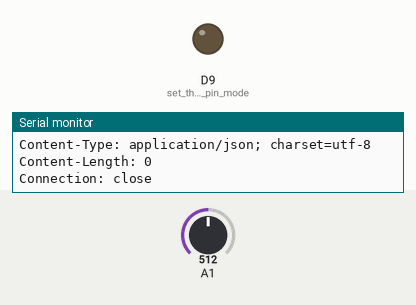
A sketch run on a simulated Arduino MKR. Parts: output pins drawn as LEDs (lit = HIGH), the last lines printed to the serial monitor. The test bench sets the inputs (shaded band); at power-on: A1 = 512. WiFi joins after 1.5 s; servers stay silent unless stated; uploads are accepted with an empty reply.

Above: at 12.7 s.
12.8 s: A1 set to 354
23.5 s: A1 set to 325
At 33.6 s:
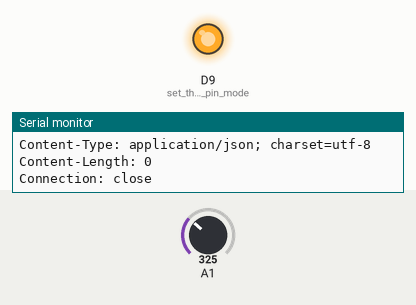
34.3 s: A1 set to 511
At 43.9 s:
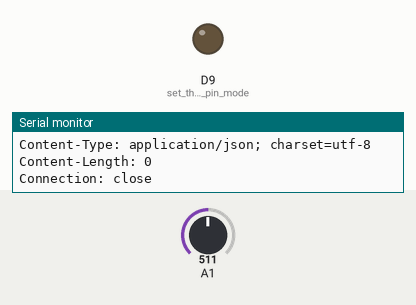
44.8 s: A1 set to 306
At 54.5 s:
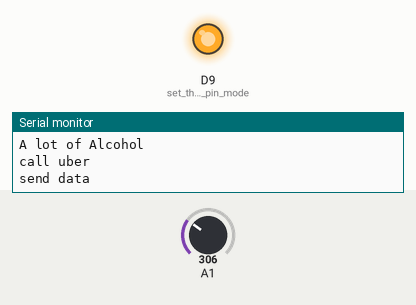
Timing chart, 0 to 56.0 s (numbered marks = the images above; inputs shaded):
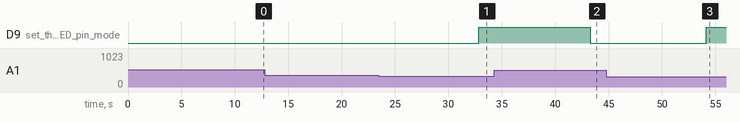

Measured:
- the behaviour switches between 342 and 341 on A1 (found by bisection; images 0 and 1)
- after the input at 23.5 s, D9 (set_the_LED_pin_mode): LOW → HIGH after 9.3 s
- after the input at 34.3 s, D9 (set_the_LED_pin_mode): HIGH → LOW after 9.0 s
- after the input at 44.8 s, D9 (set_the_LED_pin_mode): LOW → HIGH after 9.4 s

The sketch:

peedetecter.ino
```cpp
#include <WiFi101.h>
#include <ArduinoJson.h>

//WiFiSSLClient sslClient;
WiFiClient client;

//static const char ssid[] = "Mydd2016";
//static const char pass[] = "mydd@2016";

static const char ssid[] = "L3wifi";
static const char pass[] = "abcde12345";

int status = WL_IDLE_STATUS;

// lowest and highest sensor readings:
const int sensorMin = 0;     // sensor minimum
const int sensorMax = 1024;  // sensor maximum

char hostname[] = "api-m2x.att.com";
String uri = "/v2/devices/1abb8e9e9e984652d55837847a1532f2/streams/Ethanol/value";


void setup() {
    delay(10000);

    initSerial();

    initWifi();
 pinMode(9, OUTPUT);      // set the LED pin mode


}

void loop() {

  // read the sensor on analog A0:
  int sensorReading = analogRead(A1);
  // map the sensor range (four options):
  // ex: 'long int map(long int, long int, long int, long int, long int)'
  int range = map(sensorReading, sensorMin, sensorMax, 0, 3);

  // range value:
  switch (range) {
 case 0:    // (flood)
    Serial.println("A lot of Alcohol");
    httpGet();
digitalWrite(9, HIGH);
    break;
 case 1:    // (rain)
    Serial.println("Urine");
    digitalWrite(9, LOW);
    break;
 case 2:    //(not rain)
    Serial.println("Not exceed the level of alcohol yet");
    digitalWrite(9, LOW);
    break;
  }
  delay(1);  // delay between reads

sendEvent(sensorReading);

  delay(10000);
}

void initSerial() {
    // Start serial and initialize stdout
    Serial.begin(115200);
    //Serial.setDebugOutput(true);
}

void initWifi() {
    // Attempt to connect to Wifi network:
    Serial.print("Attempting to connect to SSID: ");
    Serial.println(ssid);

    // Connect to WPA/WPA2 network. Change this line if using open or WEP network:
    status = WiFi.begin(ssid, pass);

    while (WiFi.status() != WL_CONNECTED) {
        delay(500);
        Serial.print(".");
    }

    Serial.println("Connected to wifi");
}


void sendEvent(int value) {

  String json = createJSON(value);
  httpPost(json);

  String response = "";
  char c;
  while (client.available()) {
    c = client.read();
    response.concat(c);
  }

  if (!response.equals("")) {
    if (response.startsWith("HTTP/1.1 201")) {
      Serial.println("Data sent to M2X");
    } else {
      Serial.println("Error posting " + json);
      Serial.println(response);
    }
  }

}


String createJSON(int value) {

  StaticJsonBuffer<200> jsonBuffer;
  JsonObject& root = jsonBuffer.createObject();
  root["value"] = String(value);

  char json[200];
  root.printTo(json, sizeof(json));
  return String(json);
}


void httpPost(String content)
{
    // close any connection before send a new request.
    client.stop();

    if (client.connect(hostname, 80)) {
      client.print("PUT ");
      client.print(uri);
      client.println(" HTTP/1.1");
      client.print("Host: ");
      client.println(hostname);
      client.print("X-M2X-KEY: ");
      client.println("ab01f1b281a5155c709451155864f1e9");
      client.println("Connection: close");

      client.print("Content-Type: ");
      client.println("application/json");
      client.print("Content-Length: ");
      client.println(content.length());
      client.println();
      client.println(content);
      Serial.println("send data");
      delay(200);

    } else {
      Serial.println("Connection failed POST");
    }
}
// get uber
void httpGet()
{
    // close any connection before send a new request.
    client.stop();

    if (client.connect("droidcode.tripedin.com", 80)) {
      client.print("GET ");
      client.print("/codebot/sendDummyMessage?type=1");
      client.println(" HTTP/1.1");
      client.print("Host: ");
      client.println("droidcode.tripedin.com");

      client.println("Connection: close");
      client.println();
      Serial.println("call uber");
      delay(200);

    } else {
      Serial.println("Connection failed GET");
    }
}
```
